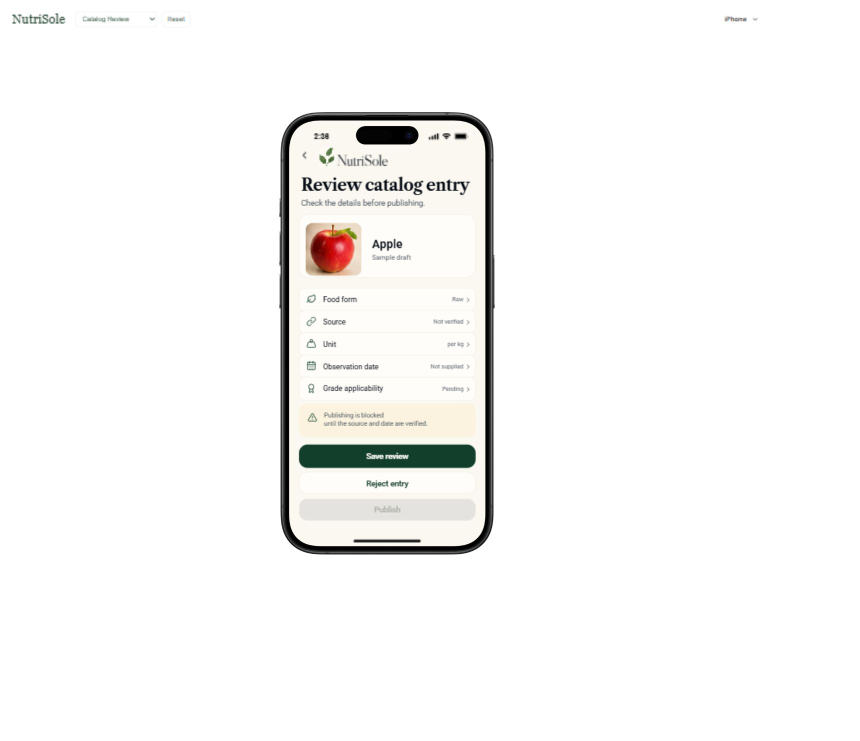
#> input picture artifacts/expansion/browser/catalog-review.jpg, 1720 x 1481 px, given in place of sign-in.jpg, which was not available (shown at 1/2 size)
$ python compare-expansion.py
#> lines starting #> are read from the running program, lines starting #| are printed output that depends on the picture
"""Build diagnostic comparisons from fresh browser viewport screenshots.

Screenshot pixels use CSS coordinates for content despite a larger outer canvas.
The crop is calibrated by inspecting the full viewport, not scaled to canvas size.
Protected device chrome is intentionally present; this is not a pixel-identity score.
"""
from pathlib import Path
from PIL import Image, ImageDraw
import json

root = Path(__file__).resolve().parents[1]
captures = root / 'artifacts/expansion/browser'
refs = root / 'artifacts/screen-coverage/images'
ids = ['sign-in', 'create-account', 'verify-email', 'recover-account', 'reset-password', 'analysis-result', 'market-reference', 'capture-retry', 'food-selector', 'nutrition-details', 'glucose-overview', 'add-reading', 'reading-detail', 'health-connections', 'plan-generation', 'activity-plan', 'plan-rationale', 'foot-questionnaire', 'foot-guidance', 'assistant', 'privacy-data-rights', 'reminders', 'report-output', 'report-status', 'personal-history', 'catalog-queue', 'catalog-review', 'model-release', 'operations-audit', 'report-triage']
for name in ids:
    Image.open(captures / f'{name}.jpg').crop((578,241,971,1093)).save(captures / f'{name}-app.png')
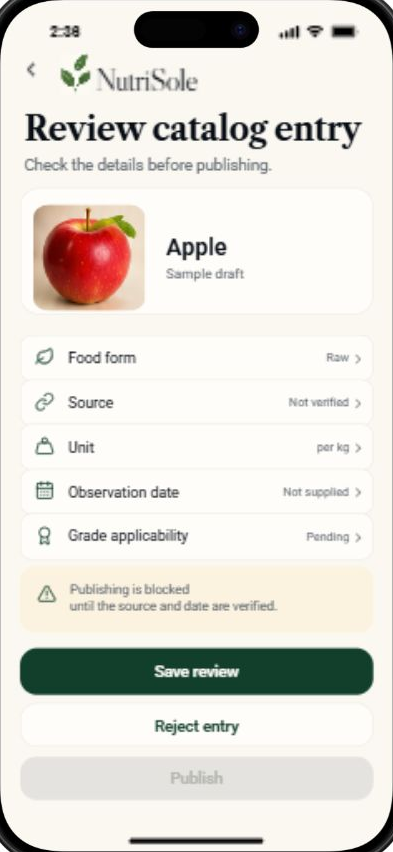
#> saved as sign-in-app.png: PIL image 393x852 RGB; mean R, G, B 225.6, 223, 215.9
#> pass 2 of the loop `for name in ids:`:
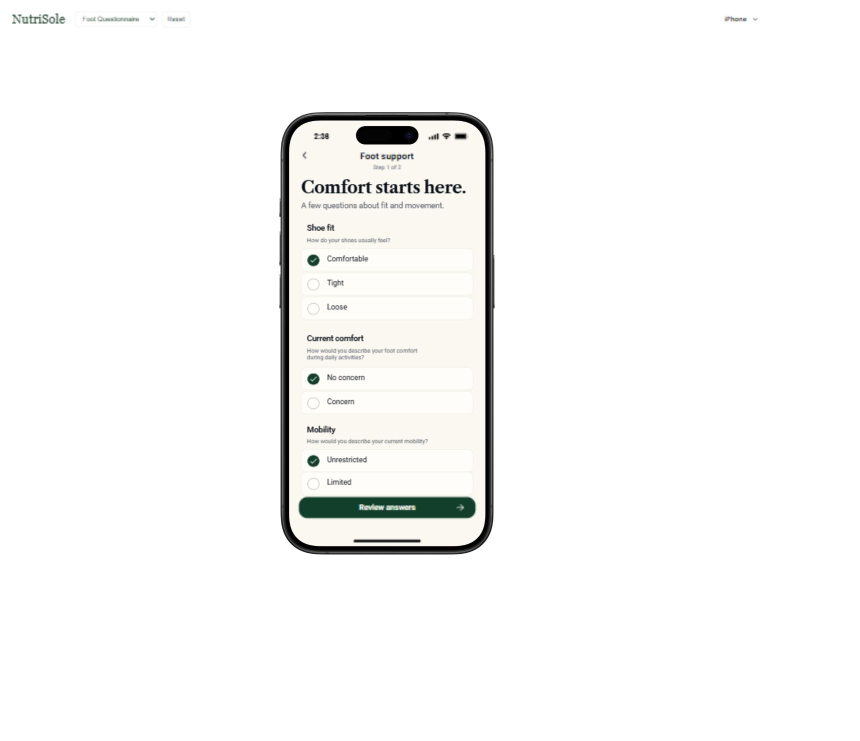
#> input picture artifacts/expansion/browser/foot-questionnaire.jpg, 1720 x 1481 px, given in place of create-account.jpg, which was not available (shown at 1/2 size)
#> `Image.open(captures / f'{name}.jpg').crop((578,241,971,1093)).save(cap..`:
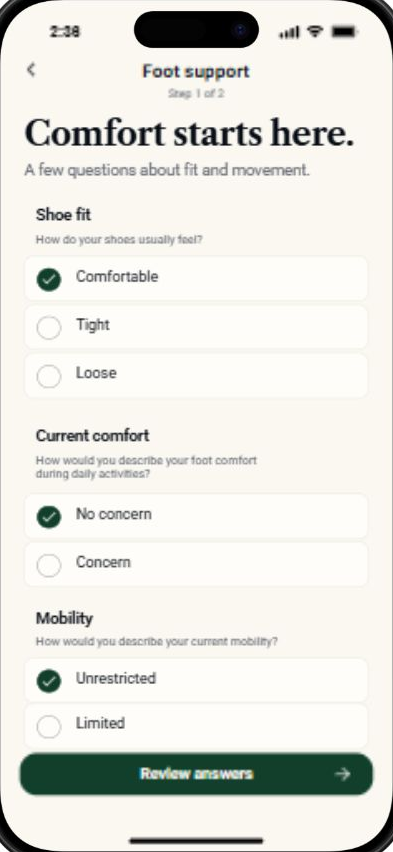
#> saved as create-account-app.png: PIL image 393x852 RGB; mean R, G, B 228.9, 229, 223
#> (the run stopped early here; a loop or call above may not have finished)
